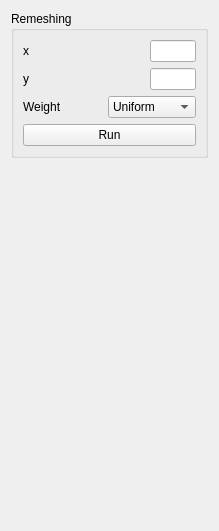
            <widget class="QWidget" name="tab_5">
             <attribute name="title">
              <string>Remeshing</string>
             </attribute>
             <layout class="QVBoxLayout" name="verticalLayout_16">
              <item>
               <widget class="QGroupBox" name="groupBox_7">
                <property name="title">
                 <string>Remeshing</string>
                </property>
                <layout class="QVBoxLayout" name="verticalLayout_15">
                 <item>
                  <layout class="QHBoxLayout" name="horizontalLayout_23">
                   <item>
                    <widget class="QLabel" name="label_16">
                     <property name="text">
                      <string>x</string>
                     </property>
                    </widget>
                   </item>
                   <item>
                    <spacer name="horizontalSpacer_17">
                     <property name="orientation">
                      <enum>Qt::Horizontal</enum>
                     </property>
                     <property name="sizeHint" stdset="0">
                      <size>
                       <width>40</width>
                       <height>20</height>
                      </size>
                     </property>
                    </spacer>
                   </item>
                   <item>
                    <widget class="QLineEdit" name="LE_Remeshing_N">
                     <property name="maximumSize">
                      <size>
                       <width>46</width>
                       <height>26</height>
                      </size>
                     </property>
                    </widget>
                   </item>
                  </layout>
                 </item>
                 <item>
                  <layout class="QHBoxLayout" name="horizontalLayout_22">
                   <item>
                    <widget class="QLabel" name="label_15">
                     <property name="text">
                      <string>y</string>
                     </property>
                    </widget>
                   </item>
                   <item>
                    <spacer name="horizontalSpacer_18">
                     <property name="orientation">
                      <enum>Qt::Horizontal</enum>
                     </property>
                     <property name="sizeHint" stdset="0">
                      <size>
                       <width>40</width>
                       <height>20</height>
                      </size>
                     </property>
                    </spacer>
                   </item>
                   <item>
                    <widget class="QLineEdit" name="LE_Remeshing_M">
                     <property name="maximumSize">
                      <size>
                       <width>46</width>
                       <height>26</height>
                      </size>
                     </property>
                    </widget>
                   </item>
                  </layout>
                 </item>
                 <item>
                  <layout class="QHBoxLayout" name="horizontalLayout_21">
                   <item>
                    <widget class="QLabel" name="label_11">
                     <property name="minimumSize">
                      <size>
                       <width>51</width>
                       <height>20</height>
                      </size>
                     </property>
                     <property name="maximumSize">
                      <size>
                       <width>51</width>
                       <height>20</height>
                      </size>
                     </property>
                     <property name="text">
                      <string>Weight</string>
                     </property>
                    </widget>
                   </item>
                   <item>
                    <spacer name="horizontalSpacer_19">
                     <property name="orientation">
                      <enum>Qt::Horizontal</enum>
                     </property>
                     <property name="sizeHint" stdset="0">
                      <size>
                       <width>28</width>
                       <height>20</height>
                      </size>
                     </property>
                    </spacer>
                   </item>
                   <item>
                    <widget class="QComboBox" name="CB_Remeshing_Weights">
                     <property name="enabled">
                      <bool>true</bool>
                     </property>
                     <item>
                      <property name="text">
                       <string>Uniform</string>
                      </property>
                     </item>
                     <item>
                      <property name="text">
                       <string>Cotangent</string>
                      </property>
                     </item>
                    </widget>
                   </item>
                  </layout>
                 </item>
                 <item>
                  <widget class="QPushButton" name="PB_Remeshing_Run">
                   <property name="text">
                    <string>Run</string>
                   </property>
                  </widget>
                 </item>
                </layout>
               </widget>
              </item>
              <item>
               <spacer name="verticalSpacer_2">
                <property name="orientation">
                 <enum>Qt::Vertical</enum>
                </property>
                <property name="sizeHint" stdset="0">
                 <size>
                  <width>20</width>
                  <height>362</height>
                 </size>
                </property>
               </spacer>
              </item>
             </layout>
            </widget>
